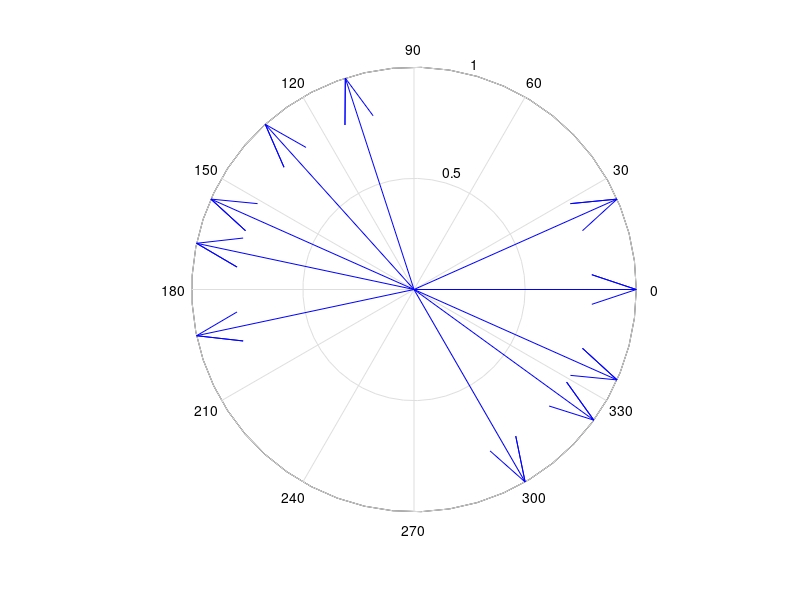

The MATLAB script that drew this image:
close all
clear all
clc

%30Slot-22Pole-First Harmonic
M = cos(0*pi/180)
N = sin(0*pi/180)
ver = M
hor = N
figure(1)
compass(M)
hold on

M = cos(132*pi/180)
N = sin(132*pi/180)
ver = ver - M
hor = hor - N
figure(1)
compass(M, N)
hold on

M = cos(168*pi/180)
N = sin(168*pi/180)
ver = ver - M
hor = hor -N
figure(1)
compass(M, N)
hold on

M = cos(300*pi/180)
N = sin(300*pi/180)
ver = ver +M
hor = hor +N
figure(1)
compass(M, N)
hold on

M = cos(336*pi/180)
N = sin(336*pi/180)
ver = ver + M
hor = hor +N
figure(1)
compass(M, N)
hold on

M = cos(108*pi/180)
N = sin(108*pi/180)
ver = ver - M
hor = hor -N
figure(1)
compass(M, N)
hold on

M = cos(24*pi/180)
N = sin(24*pi/180)
ver = ver + M
hor = hor +N
figure(1)
compass(M, N)
hold on

M = cos(156*pi/180)
N = sin(156*pi/180)
ver = ver - M
hor = hor -N
figure(1)
compass(M, N)
hold on

M = cos(192*pi/180)
N = sin(192*pi/180)
ver = ver - M
hor = hor -N
figure(1)
compass(M, N)
hold on

M = cos(324*pi/180)
N = sin(324*pi/180)
ver = ver + M
hor = hor + N
figure(1)
compass(M, N)

mag = sqrt(hor^2 + ver^2)
w = mag/10

